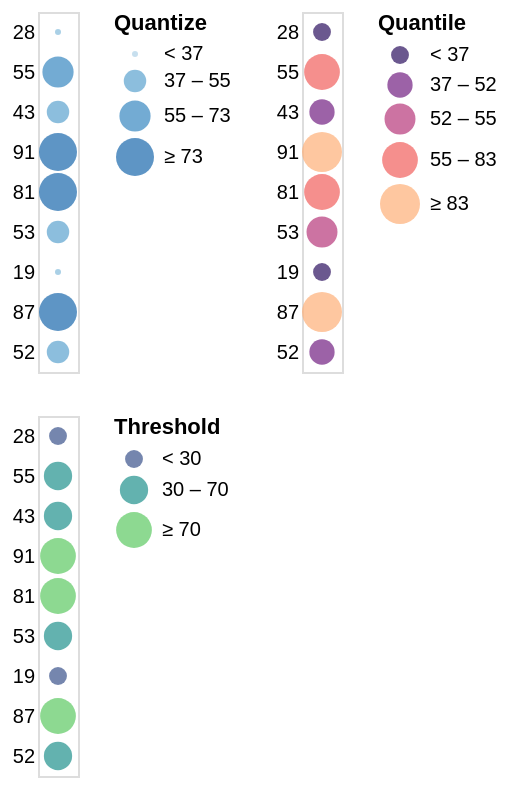

Write a Vega-Lite specification for this figure.
### Vega specification from a JSON file in a GitHub repository (floating-point values rounded to 4 significant figures)
{"$schema": "https://vega.github.io/schema/vega/v5.json", "description": "Horizontally concatenated charts that show different types of discretizing scales.", "background": "white", "padding": 5, "data": [{"name": "source_0", "values": [{"a": "A", "b": 28}, {"a": "B", "b": 55}, {"a": "C", "b": 43}, {"a": "D", "b": 91}, {"a": "E", "b": 81}, {"a": "F", "b": 53}, {"a": "G", "b": 19}, {"a": "H", "b": 87}, {"a": "I", "b": 52}]}, {"name": "data_1", "source": "source_0", "transform": [{"type": "filter", "expr": "isValid(datum[\"b\"]) && isFinite(+datum[\"b\"])"}]}, {"name": "data_2", "source": "source_0", "transform": [{"type": "filter", "expr": "isValid(datum[\"b\"]) && isFinite(+datum[\"b\"])"}]}, {"name": "data_3", "source": "source_0", "transform": [{"type": "filter", "expr": "isValid(datum[\"b\"]) && isFinite(+datum[\"b\"])"}]}], "signals": [{"name": "childWidth", "value": 20}, {"name": "concat_0_y_step", "value": 20}, {"name": "concat_0_height", "update": "bandspace(domain('concat_0_y').length, 1, 0.5) * concat_0_y_step"}, {"name": "concat_1_y_step", "value": 20}, {"name": "concat_1_height", "update": "bandspace(domain('concat_1_y').length, 1, 0.5) * concat_1_y_step"}, {"name": "concat_2_y_step", "value": 20}, {"name": "concat_2_height", "update": "bandspace(domain('concat_2_y').length, 1, 0.5) * concat_2_y_step"}], "layout": {"padding": 20, "columns": 2, "bounds": "full", "align": "each"}, "marks": [{"type": "group", "name": "concat_0_group", "style": "cell", "encode": {"update": {"width": {"signal": "childWidth"}, "height": {"signal": "concat_0_height"}}}, "signals": [{"name": "width", "update": "childWidth"}], "marks": [{"name": "concat_0_marks", "type": "symbol", "style": ["circle"], "from": {"data": "data_1"}, "encode": {"update": {"opacity": {"value": 0.7}, "fill": {"scale": "concat_0_color", "field": "b"}, "x": {"signal": "childWidth", "mult": 0.5}, "y": {"scale": "concat_0_y", "field": "b"}, "size": {"scale": "concat_0_size", "field": "b"}, "shape": {"value": "circle"}}}}], "axes": [{"scale": "concat_0_y", "orient": "left", "grid": false, "domain": false, "ticks": false, "zindex": 0}], "legends": [{"title": "Quantize", "fill": "concat_0_color", "symbolType": "circle", "encode": {"symbols": {"update": {"opacity": {"value": 0.7}}}}, "size": "concat_0_size"}]}, {"type": "group", "name": "concat_1_group", "style": "cell", "encode": {"update": {"width": {"signal": "childWidth"}, "height": {"signal": "concat_1_height"}}}, "signals": [{"name": "width", "update": "childWidth"}], "marks": [{"name": "concat_1_marks", "type": "symbol", "style": ["circle"], "from": {"data": "data_2"}, "encode": {"update": {"opacity": {"value": 0.7}, "fill": {"scale": "concat_1_color", "field": "b"}, "x": {"signal": "childWidth", "mult": 0.5}, "y": {"scale": "concat_1_y", "field": "b"}, "size": {"scale": "concat_1_size", "field": "b"}, "shape": {"value": "circle"}}}}], "axes": [{"scale": "concat_1_y", "orient": "left", "grid": false, "domain": false, "ticks": false, "zindex": 0}], "legends": [{"format": "d", "title": "Quantile", "fill": "concat_1_color", "labelOverlap": "greedy", "symbolType": "circle", "encode": {"symbols": {"update": {"opacity": {"value": 0.7}}}}, "size": "concat_1_size"}]}, {"type": "group", "name": "concat_2_group", "style": "cell", "encode": {"update": {"width": {"signal": "childWidth"}, "height": {"signal": "concat_2_height"}}}, "signals": [{"name": "width", "update": "childWidth"}], "marks": [{"name": "concat_2_marks", "type": "symbol", "style": ["circle"], "from": {"data": "data_3"}, "encode": {"update": {"opacity": {"value": 0.7}, "fill": {"scale": "concat_2_color", "field": "b"}, "x": {"signal": "childWidth", "mult": 0.5}, "y": {"scale": "concat_2_y", "field": "b"}, "size": {"scale": "concat_2_size", "field": "b"}, "shape": {"value": "circle"}}}}], "axes": [{"scale": "concat_2_y", "orient": "left", "grid": false, "domain": false, "ticks": false, "zindex": 0}], "legends": [{"title": "Threshold", "fill": "concat_2_color", "labelOverlap": "greedy", "symbolType": "circle", "encode": {"symbols": {"update": {"opacity": {"value": 0.7}}}}, "size": "concat_2_size"}]}], "scales": [{"name": "concat_0_y", "type": "point", "domain": {"data": "data_1", "field": "b"}, "range": {"step": {"signal": "concat_0_y_step"}}, "padding": 0.5}, {"name": "concat_0_color", "type": "quantize", "domain": {"data": "data_1", "field": "b"}, "range": "ramp", "zero": true, "interpolate": "hcl"}, {"name": "concat_0_size", "type": "quantize", "domain": {"data": "data_1", "field": "b"}, "range": {"signal": "sequence(9, 361 + (361 - 9) / (4 - 1), (361 - 9) / (4 - 1))"}, "zero": false}, {"name": "concat_1_y", "type": "point", "domain": {"data": "data_2", "field": "b"}, "range": {"step": {"signal": "concat_1_y_step"}}, "padding": 0.5}, {"name": "concat_1_color", "type": "quantile", "domain": {"data": "data_2", "field": "b"}, "range": {"scheme": "magma"}, "interpolate": "hcl"}, {"name": "concat_1_size", "type": "quantile", "domain": {"data": "data_2", "field": "b"}, "range": [80, 160, 240, 320, 400]}, {"name": "concat_2_y", "type": "point", "domain": {"data": "data_3", "field": "b"}, "range": {"step": {"signal": "concat_2_y_step"}}, "padding": 0.5}, {"name": "concat_2_color", "type": "threshold", "domain": [30, 70], "range": {"scheme": "viridis"}, "interpolate": "hcl"}, {"name": "concat_2_size", "type": "threshold", "domain": [30, 70], "range": [80, 200, 320]}]}
